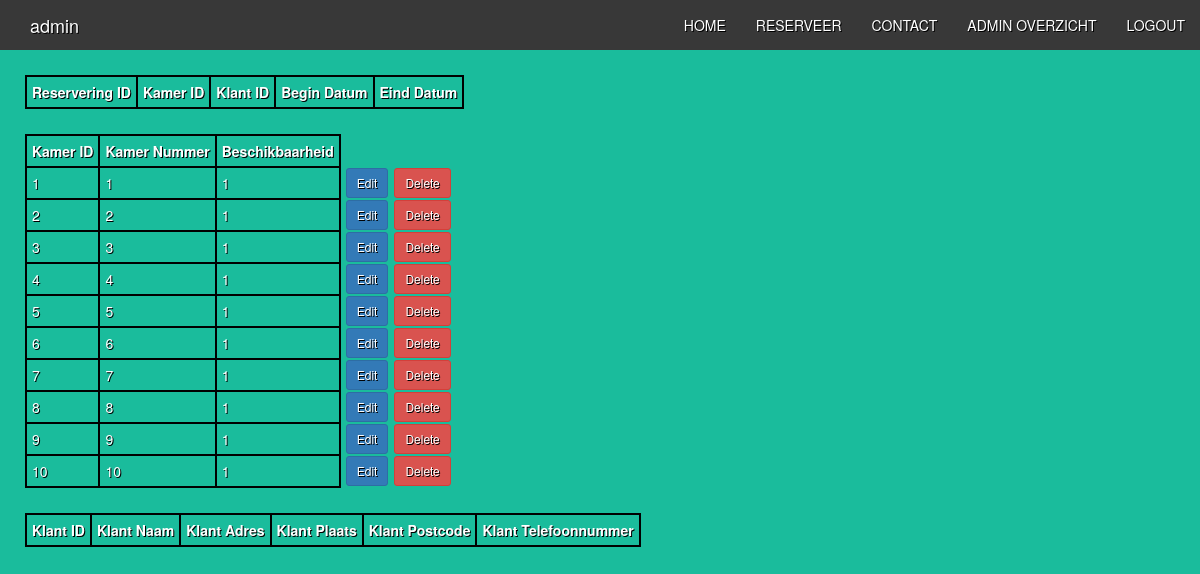
Page /overzicht.php (signed in) on the committed database.
### tables this page shows
CREATE TABLE kamer(
    kamer_id INT PRIMARY KEY AUTO_INCREMENT NOT NULL,
    kamer_nummer INT NOT NULL
);

### backend/database.php (called while the page is built, shortened)
<?php
class database
{
    private $dbh;
    function __construct($host, $user, $pass, $db, $charset = "utf8mb4")
    {
        $this->host = $host;
        $this->user = $user;
        $this->pass = $pass;
        $this->db = $db;
        $this->charset = $charset;
        try
        {
            $dsn = "mysql:host=$this->host;dbname=$this->db;charset=$this->charset";
            $this->dbh = new PDO($dsn, $this->user, $this->pass, array(PDO::ATTR_ERRMODE => PDO::ERRMODE_WARNING));
        }
        catch(PDOException $e)
        {
            die("Unable to connect: " . $e->getMessage());
        }
    }
    public function sqlSelect($statement)
    {
        $prepare = $this->dbh->prepare($statement);
        $prepare->execute();
        $rows = $prepare->fetchAll(PDO::FETCH_ASSOC);
        return $rows;
    }
}
?>

### overzicht.php (the view, shortened to what this page needs)
<?php
    require 'backend/database.php';
    $db = new database('localhost', 'root', '', 'hoteldertuin');
?>
<!DOCTYPE html>
<html lang="en">
<head>
    <link rel="stylesheet" href="https://maxcdn.bootstrapcdn.com/bootstrap/3.4.1/css/bootstrap.min.css">
    <link rel="stylesheet" href="styles.css">
</head>
<body>
    <div class="collapse navbar-collapse" id="myNavbar">
        <a class="navbar-brand" id="username" href="#"><?php if(isset($_SESSION['username'])) echo $_SESSION['username']; ?></a>
        <ul class="nav navbar-nav navbar-right", id="navbarVis">
            <li><a href="index.php">HOME</a></li>
            <li><a href="reserveer.php">RESERVEER</a></li>
            <li><a href="contact.php">CONTACT</a></li>
            <?php if(isset($_SESSION['username'])): ?>
                <li><a href="overzicht.php">ADMIN OVERZICHT</a></li>
            <?php endif; ?>
            <?php
                $loginData = array(
                    'func' => isset($_SESSION['username']) ? 'logout.php' : 'login.php',
                    'text' => isset($_SESSION['username']) ? 'LOGOUT' : 'LOGIN'
                );
            ?>
            <li><a href="<?= $loginData['func'] ?>"><?= $loginData['text'] ?></a></li>
        </ul>
    </div>
    <?php
        $kamerInfo = $db->sqlSelect('SELECT * FROM kamer');
    ?>
    <table class="overzicht">
        <thead>
            <tr>
                <th scope="col" class="overzichtHead">Reservering ID</th>
                <th scope="col" class="overzichtHead">Kamer ID</th>
                <th scope="col" class="overzichtHead">Klant ID</th>
                <th scope="col" class="overzichtHead">Begin Datum</th>
                <th scope="col" class="overzichtHead">Eind Datum</th>
            </tr>
        </thead>
    </table>
    <table class="overzicht">
        <thead>
            <tr>
                <th scope="col" class="overzichtHead">Kamer ID</th>
                <th scope="col" class="overzichtHead">Kamer Nummer</th>
                <th scope="col" class="overzichtHead">Beschikbaarheid</th>
            </tr>
        </thead>
        <tbody>
                <?php foreach($kamerInfo as $arr): ?>
                    <tr>
                        <td class="overzichtHead"><?php if(!empty($arr['kamer_id'])) echo $arr['kamer_id']; ?></td>
                        <td class="overzichtHead"><?php if(!empty($arr['kamer_nummer'])) echo $arr['kamer_nummer']; ?></td>
                        <td class="overzichtHead"><?php echo empty($arr['beschikbaarheid']) ? 0 : $arr['beschikbaarheid']; ?></td>
                        <td class="overzichtBtn">
                            <a class="btn btn-primary mr-2 btn-sm" href="crud/edit.php?kamer_id=<?= $arr["kamer_id"]; ?>">Edit</a>
                        </td>
                        <td class="overzichtBtn">
                            <a class="btn btn-danger mr-2 btn-sm" href="crud/delete.php?kamernummer=<?= $arr["kamer_nummer"]; ?>">Delete</a>
                        </td>
                    </tr>
                <?php endforeach; ?>
        </tbody>
    </table>
    <table class="overzicht">
        <thead>
            <tr>
                <th scope="col" class="overzichtHead">Klant ID</th>
                <th scope="col" class="overzichtHead">Klant Naam</th>
                <th scope="col" class="overzichtHead">Klant Adres</th>
                <th scope="col" class="overzichtHead">Klant Plaats</th>
                <th scope="col" class="overzichtHead">Klant Postcode</th>
                <th scope="col" class="overzichtHead">Klant Telefoonnummer</th>
            </tr>
        </thead>
    </table>
</body>
</html>

### styles.css (style rules this page uses)
body { background-color: #1abc9c; color: white; }
a { color: black; }
#navbarVis, #myNavbar, a { background-color: #383838; color: white; text-shadow: 1px 1px black; }
.overzicht { margin: 25px; }
.overzichtHead { border-style: solid; border-width: 2px; padding: 5px; border-color: black; text-shadow: 1px 1px black; }
.overzichtBtn { padding-left: 5px; }

### rows in the picture
kamer: kamer_id "1", kamer_nummer "1", beschikbaarheid "1"
kamer: kamer_id "2", kamer_nummer "2", beschikbaarheid "1"
kamer: kamer_id "3", kamer_nummer "3", beschikbaarheid "1"
kamer: kamer_id "4", kamer_nummer "4", beschikbaarheid "1"
kamer: kamer_id "5", kamer_nummer "5", beschikbaarheid "1"
kamer: kamer_id "6", kamer_nummer "6", beschikbaarheid "1"
kamer: kamer_id "7", kamer_nummer "7", beschikbaarheid "1"
kamer: kamer_id "8", kamer_nummer "8", beschikbaarheid "1"
kamer: kamer_id "9", kamer_nummer "9", beschikbaarheid "1"
kamer: kamer_id "10", kamer_nummer "10", beschikbaarheid "1"

### other values in the picture
$_SESSION['username'] "admin"
$loginData['text'] "LOGOUT"
